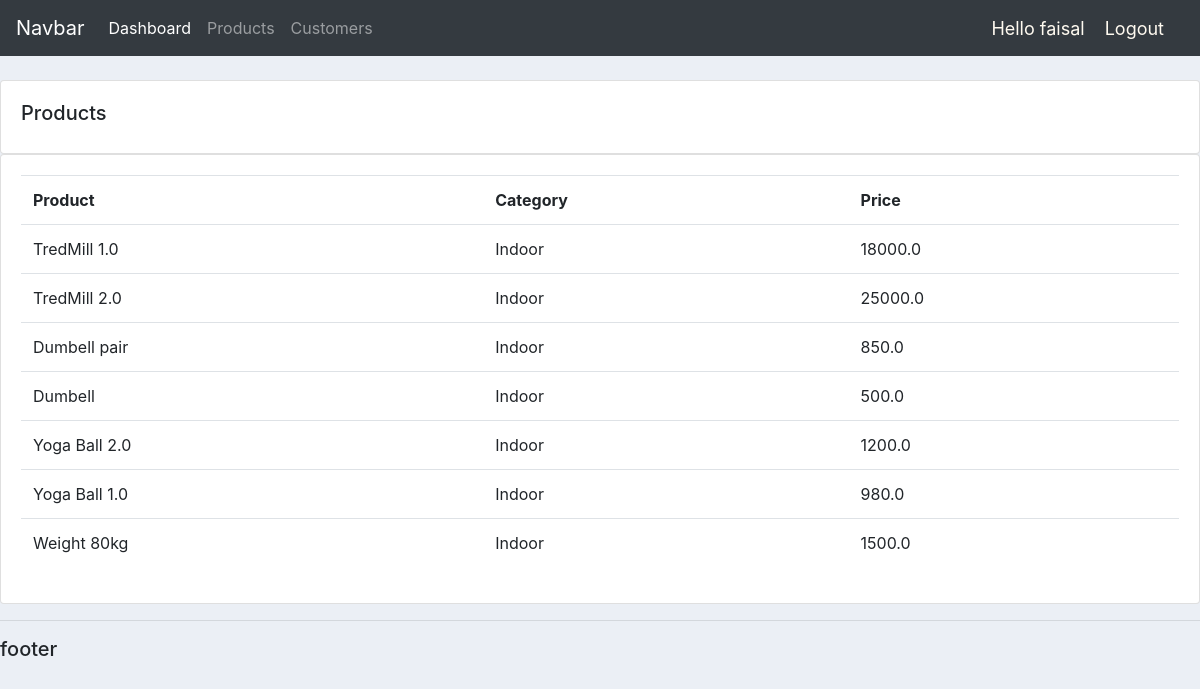
Screenshot of /products/ (signed in) with the database file from the repository.
### accounts/models.py (models this page shows, shortened)
class Product(models.Model):
    CATEGORY=(('Indoor','Indoor'),\
        ('Outdoor','Outdoor'))
    name=models.CharField(max_length=200,null=True)
    price=models.FloatField(max_length=200,null=True)
    category=models.CharField(max_length=200,null=True,choices=CATEGORY)
    description=models.CharField(max_length=500,null=True,blank=True)
    image=models.ImageField(default='Default.png',upload_to='products_pics')
    date_created=models.DateField(auto_now_add=True,null=True)
    tag=models.ManyToManyField(Tag)

### accounts/decorators.py (the view)
        def wrapper(request,*args,**kwargs):
            if request.user.groups.exists():
                for group in request.user.groups.all():
                    if group.name in allowed_groups:
                        return view_fun(request,*args,**kwargs)
            return HttpResponse('You are not authorized to view user')

### accounts/views.py (called while the page is built)
@login_required(login_url='login')
@checkPermission(allowed_groups=set(['admin']))
def products(request):
    products=Product.objects.all()
    return render(request,'accounts/products.html',{'products':products})

### accounts/templates/accounts/products.html
{%  extends 'accounts/main.html' %}
{% block content %}
		<br>
		<div class="row">
			<div class="col-md">
				<div class="card card-body">
					<h5>Products</h5>
				</div>
				<div class="card card-body">
					<table class="table">
						<tr>
							<th>Product</th>
							<th>Category</th>
							<th>Price</th>
						</tr>
						{% for item in products%}
							<tr>
								<td>{{item.name}}</td>
								<td>{{item.category}}</td>
								<td>{{item.price}}</td>
							</tr>
						{% endfor %}
					</table>
				</div>
			</div>
		</div>
{% endblock content %}

### accounts/templates/accounts/navbar.html (shortened to what this page needs)
{% load static %}
<nav class="navbar navbar-expand-lg navbar-dark bg-dark">
    <a class="navbar-brand" href="#">Navbar</a>
    <div class="collapse navbar-collapse" id="navbarNav">
      <ul class="navbar-nav">
        <li class="nav-item active">
          <a class="nav-link" href="{% url 'home' %}">Dashboard </a>
        </li>
        {% if request.user.is_staff %}
          <li class="nav-item">
            <a class="nav-link" href="{% url 'products' %}">Products</a>
          </li>
          <li class="nav-item">
            <a class="nav-link" href="">Customers</a>
          </li>
        {% endif %}
      </ul>
    </div>
    <span class='hello-msg'>Hello  {{request.user}}</span>
    <span><a class='hello-msg' href="{% url 'logout' %}">Logout</a></span>
  </nav>

### accounts/static/css/main.css (style rules this page uses)
body { background-color: #ebeff5; }

### accounts/templates/accounts/navbar.html (style rules this page uses)
.hello-msg { font-size: 18px; color:floralwhite; margin-right: 20px; }

### rows the page displays
Product: name "TredMill 1.0", category "Indoor", price "18000.0"
Product: name "TredMill 2.0", category "Indoor", price "25000.0"
Product: name "Dumbell pair", category "Indoor", price "850.0"
Product: name "Dumbell", category "Indoor", price "500.0"
Product: name "Yoga Ball 2.0", category "Indoor", price "1200.0"
Product: name "Yoga Ball 1.0", category "Indoor", price "980.0"
Product: name "Weight 80kg", category "Indoor", price "1500.0"

### other values shown
{{ request.user }} "faisal"
